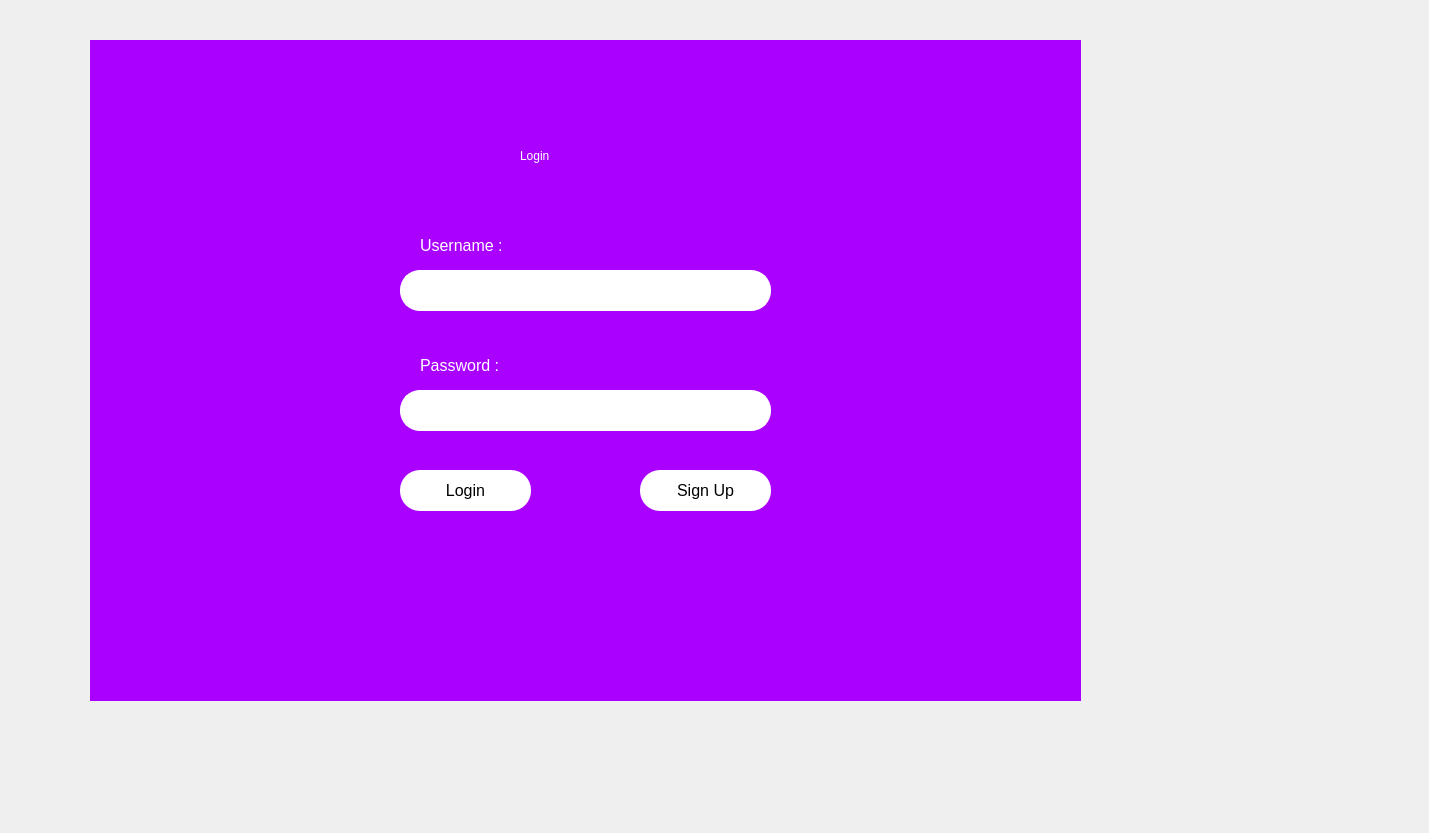
<?xml version="1.0" encoding="UTF-8"?>
<ui version="4.0">
 <class>LogIn</class>
 <widget class="QWidget" name="LogIn">
  <property name="geometry">
   <rect>
    <x>0</x>
    <y>0</y>
    <width>1429</width>
    <height>833</height>
   </rect>
  </property>
  <property name="windowTitle">
   <string>Form</string>
  </property>
  <widget class="QGroupBox" name="groupBox">
   <property name="geometry">
    <rect>
     <x>90</x>
     <y>40</y>
     <width>991</width>
     <height>661</height>
    </rect>
   </property>
   <property name="styleSheet">
    <string notr="true">background-color: rgb(170, 0, 255);</string>
   </property>
   <property name="title">
    <string/>
   </property>
   <widget class="QPushButton" name="btnLogin">
    <property name="geometry">
     <rect>
      <x>310</x>
      <y>430</y>
      <width>131</width>
      <height>41</height>
     </rect>
    </property>
    <property name="styleSheet">
     <string notr="true">QPushButton {
    background-color: white;
    color: black;
    border: none;
    border-radius: 20px;
    padding: 10px 30px;
    font-size: 16px;
    text-transform: none;
    font-weight: normal;
}

QPushButton:hover {
    background-color: #f0f0f0;
}
</string>
    </property>
    <property name="text">
     <string>Login</string>
    </property>
   </widget>
   <widget class="QPushButton" name="btnSignUp">
    <property name="geometry">
     <rect>
      <x>550</x>
      <y>430</y>
      <width>131</width>
      <height>41</height>
     </rect>
    </property>
    <property name="styleSheet">
     <string notr="true">QPushButton {
    background-color: white;
    color: black;
    border: none;
    border-radius: 20px;
    padding: 10px 30px;
    font-size: 16px;
    text-transform: none;
    font-weight: normal;
}

QPushButton:hover {
    background-color: #f0f0f0;
}
</string>
    </property>
    <property name="text">
     <string>Sign Up</string>
    </property>
   </widget>
   <widget class="QLineEdit" name="lineEditUser">
    <property name="geometry">
     <rect>
      <x>310</x>
      <y>230</y>
      <width>371</width>
      <height>41</height>
     </rect>
    </property>
    <property name="styleSheet">
     <string notr="true">QLineEdit {
    border: 2px solid white;
    border-radius: 20px;
    padding: 5px 15px;
    font-size: 16px;
    background-color: white;
    color: black;
}
</string>
    </property>
   </widget>
   <widget class="QLineEdit" name="lineEditPass">
    <property name="geometry">
     <rect>
      <x>310</x>
      <y>350</y>
      <width>371</width>
      <height>41</height>
     </rect>
    </property>
    <property name="styleSheet">
     <string notr="true">QLineEdit {
    border: 2px solid white;
    border-radius: 20px;
    padding: 5px 15px;
    font-size: 16px;
    background-color: white;
    color: black;
}
</string>
    </property>
    <property name="echoMode">
     <enum>QLineEdit::EchoMode::Password</enum>
    </property>
   </widget>
   <widget class="QLabel" name="labelUser">
    <property name="geometry">
     <rect>
      <x>330</x>
      <y>180</y>
      <width>131</width>
      <height>51</height>
     </rect>
    </property>
    <property name="styleSheet">
     <string notr="true">color: white;
background-color: transparent;
font: 14pt &quot;Segoe UI&quot;;
</string>
    </property>
    <property name="text">
     <string>&lt;html&gt;&lt;head/&gt;&lt;body&gt;&lt;p&gt;&lt;span style=&quot; font-size:12pt;&quot;&gt;Username :&lt;/span&gt;&lt;/p&gt;&lt;/body&gt;&lt;/html&gt;</string>
    </property>
   </widget>
   <widget class="QLabel" name="labelPass">
    <property name="geometry">
     <rect>
      <x>330</x>
      <y>300</y>
      <width>131</width>
      <height>51</height>
     </rect>
    </property>
    <property name="styleSheet">
     <string notr="true">color: white;
background-color: transparent;
font: 14pt &quot;Segoe UI&quot;;
</string>
    </property>
    <property name="text">
     <string>&lt;html&gt;&lt;head/&gt;&lt;body&gt;&lt;p&gt;&lt;span style=&quot; font-size:12pt;&quot;&gt;Password :&lt;/span&gt;&lt;/p&gt;&lt;/body&gt;&lt;/html&gt;</string>
    </property>
   </widget>
   <widget class="QLabel" name="label_3">
    <property name="geometry">
     <rect>
      <x>430</x>
      <y>90</y>
      <width>131</width>
      <height>51</height>
     </rect>
    </property>
    <property name="styleSheet">
     <string notr="true">font: bold 28pt &quot;Roboto&quot;;
color: white;
background-color: transparent;
border: none;
</string>
    </property>
    <property name="text">
     <string>Login</string>
    </property>
   </widget>
   <widget class="QLabel" name="loginimage">
    <property name="geometry">
     <rect>
      <x>0</x>
      <y>0</y>
      <width>991</width>
      <height>661</height>
     </rect>
    </property>
    <property name="text">
     <string/>
    </property>
   </widget>
   <zorder>loginimage</zorder>
   <zorder>btnLogin</zorder>
   <zorder>btnSignUp</zorder>
   <zorder>lineEditUser</zorder>
   <zorder>lineEditPass</zorder>
   <zorder>labelUser</zorder>
   <zorder>labelPass</zorder>
   <zorder>label_3</zorder>
  </widget>
 </widget>
 <resources/>
 <connections/>
</ui>
